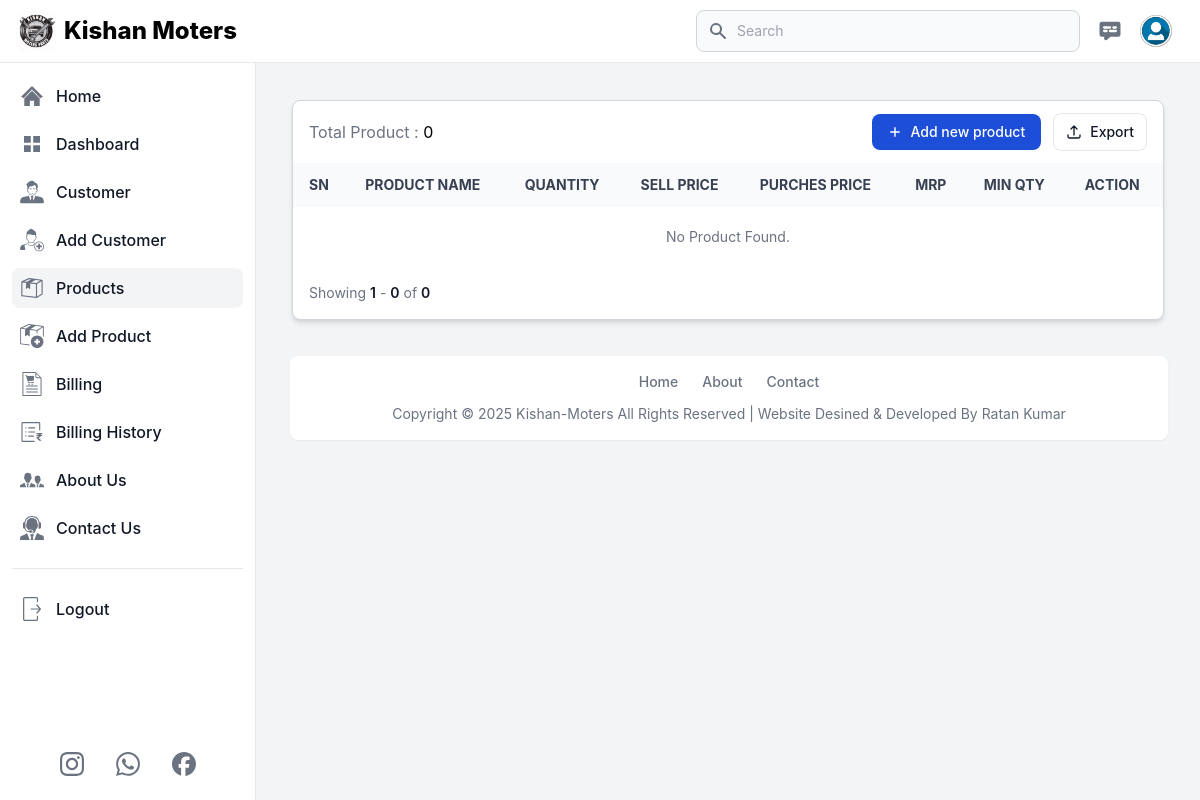
/products (signed in), run on an earlier commit of the app's database.
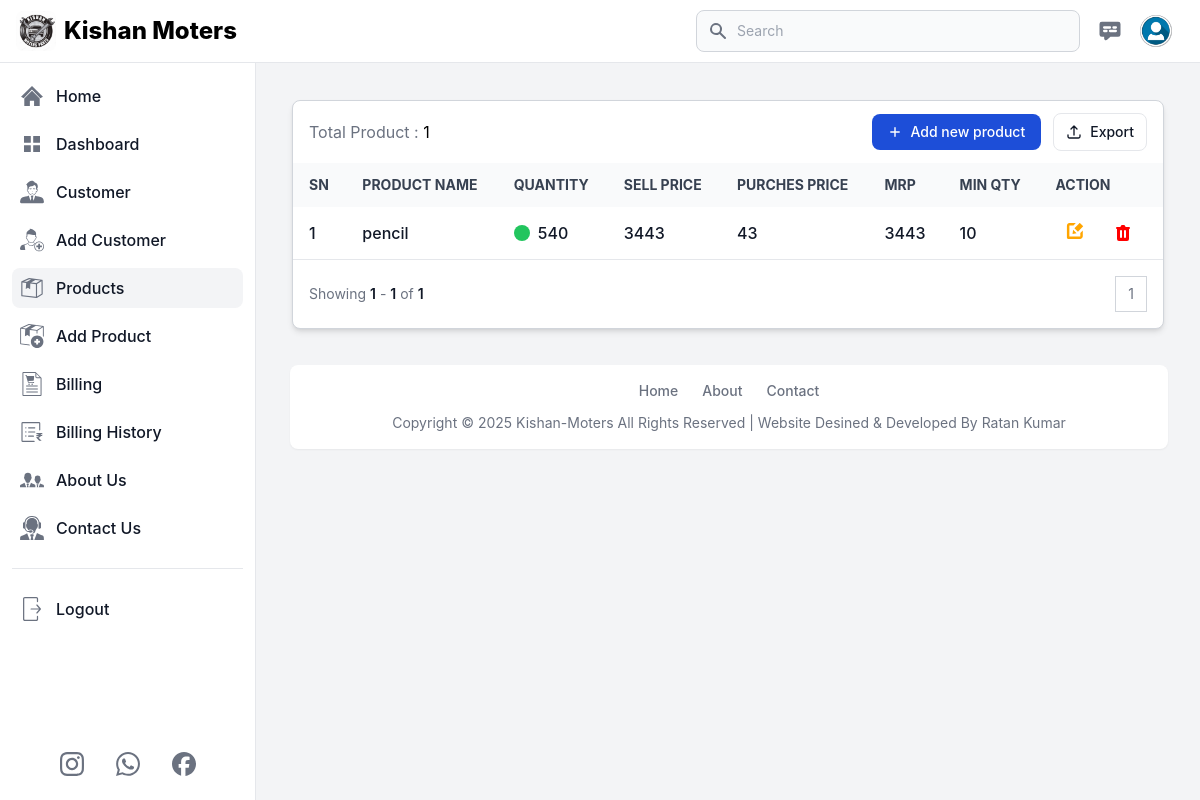
And on a later commit of the database.
### app.py (models this page shows, shortened)
class Products(db.Model):
    id = db.Column(db.Integer, primary_key=True)
    user_id = db.Column(db.Integer, db.ForeignKey('user.id'), nullable=False)
    prod_name = db.Column(db.String(100), nullable=False)
    prod_quantity = db.Column(db.Integer, nullable=False)
    prod_sell_price = db.Column(db.Integer, nullable=False)
    prod_mrp = db.Column(db.Integer, nullable=False)
    prod_buy_price = db.Column(db.Integer, nullable=False)
    prod_min_quantity = db.Column(db.Integer, nullable=False)

### app.py (the view)
@app.route('/products', methods=['GET', 'POST'])
def products():
    if 'email' in session:
        user = User.query.filter_by(email=session['email']).first()
        messages = Contact_us.query.order_by(Contact_us.id.desc()).all()
        page = request.args.get('page', 1, type=int)
        products = Products.query.filter(Products.user_id == user.id).order_by(Products.id.desc()).paginate(page=page, per_page=10)
        total_product = Products.query.filter(Products.user_id == user.id).count()
        return render_template('product.html', title='Products', current_page='products',
                               user=user, products=products, total_product=total_product, min=min, enumerate=enumerate, messages=messages)
    else:
        flash('You need to login first.', 'error')
        return redirect('/login')

### templates/product.html (shortened to what the changed rows need)
{% extends 'layout.html' %}
{% block content %}
<main class="p-4 md:ml-64 h-auto pt-20">
    <div class="m-2 md:m-5 max-w-screen-2xl">
        <div class="relative overflow-hidden bg-white dark:bg-gray-800 rounded-lg shadow-md border border-gray-300 dark:border-gray-700">
            <div
                class="flex flex-col px-4 py-3 space-y-3 lg:flex-row lg:items-center lg:justify-between lg:space-y-0 lg:space-x-4">
                <div class="flex items-center flex-1 space-x-4">
                    <h5>
                        <span class="text-gray-500">Total Product : </span>
                        <span class="dark:text-white">{{total_product}}</span>
                    </h5>
                </div>
            </div>
            <div class="overflow-x-auto">
                <table class="w-full text-sm text-left text-gray-500 dark:text-gray-400">
                    <thead
                        class="text-xs md:text-sm text-gray-700 uppercase bg-gray-50 dark:bg-gray-700 dark:text-gray-400">
                        <tr>
                            <th scope="col" class="px-4 py-3 whitespace-nowrap">SN</th>
                            <th scope="col" class="px-4 py-3 whitespace-nowrap">Product Name</th>
                            <th scope="col" class="px-4 py-3 whitespace-nowrap">Quantity</th>
                            <th scope="col" class="px-4 py-3 whitespace-nowrap">Sell Price</th>
                            <th scope="col" class="px-4 py-3 whitespace-nowrap">Purches Price</th>
                            <th scope="col" class="px-4 py-3 whitespace-nowrap">MRP</th>
                            <th scope="col" class="px-4 py-3 whitespace-nowrap">Min Qty</th>
                            <th scope="col" class="px-4 py-3 whitespace-nowrap">Action</th>
                        </tr>
                    </thead>
                    <tbody>
                        {% if products.items %}
                            {% for index, product in enumerate(products.items, start=(products.page - 1) * products.per_page + 1) %}
                            <tr class="border-b text-base dark:border-gray-600 hover:bg-gray-100 dark:hover:bg-gray-700">
                                <td class="px-4 py-2 font-medium text-gray-900 whitespace-nowrap dark:text-white">
                                    <div class="flex items-center">
                                        {{ index}}
                                    </div>
                                </td>
                                <th scope="row"
                                    class="px-4 py-2 font-medium text-gray-900 whitespace-nowrap dark:text-white">
                                    <div class="flex items-center">
                                        {{product.prod_name}}
                                    </div>
                                </th>
                                <td class="px-4 py-2 font-medium text-gray-900 whitespace-nowrap dark:text-white">
                                    <div class="flex items-center">
                                        <div class="inline-block w-4 h-4 mr-2 {%if product.prod_quantity>product.prod_min_quantity%} bg-green-500 {% else %} bg-red-500 {% endif %} rounded-full"></div>
                                        {{product.prod_quantity}}
                                    </div>
                                </td>
                                <td class="px-4 py-2 font-medium text-gray-900 whitespace-nowrap dark:text-white">
                                    <div class="flex items-center">
                                        {{product.prod_sell_price}}
                                    </div>
                                </td>
                                <td class="px-4 py-2 font-medium text-gray-900 whitespace-nowrap dark:text-white">
                                    <div class="flex items-center">
                                        {{product.prod_mrp}}
                                    </div>
                                </td>
                                <td class="px-4 py-2 font-medium text-gray-900 whitespace-nowrap dark:text-white">
                                    <div class="flex items-center">
                                        {{product.prod_buy_price}}
                                    </div>
                                </td>
                                <td class="px-4 py-2 font-medium text-gray-900 whitespace-nowrap dark:text-white">
                                    <div class="flex items-center">
                                        {{product.prod_min_quantity}}
                                    </div>
                                </td>
                                <td class="px-4 py-2 font-medium text-gray-900 whitespace-nowrap dark:text-white flex">
                                    <div class="mr-2 p-2 hover:bg-slate-800 hover:rounded-md">
                                        <a href="{{ url_for('edit_product', id=product.id)}}">
                                            <button class="flex justify-center items-center">
                                            </button>
                                        </a>
                                    </div>
                                    <div class="flex justify-center p-2 hover:bg-slate-800 hover:rounded-md">
                                        <button  id="deleteButton-{{ product.id }}" data-modal-target="deleteModal-{{ product.id }}"
                                            data-modal-toggle="deleteModal-{{ product.id }}">
                                        </button>
                                    </div>
                                </td>
                            </tr>
                            {% endfor %}
                        {% else %}
                            <tr>
                                <td colspan="8" class="text-center p-5">No Product Found.</td>
                            </tr>
                        {% endif %}
                    </tbody>
                </table>
            </div>
            <nav class="flex flex-col items-start justify-between p-4 space-y-3 md:flex-row md:items-center md:space-y-0"
                aria-label="Table navigation">
                <span class="text-sm font-normal text-gray-500 dark:text-gray-400">
                    Showing
                    <span class="font-semibold text-gray-900 dark:text-white">{{ products.page * products.per_page - products.per_page + 1 }}</span>
                    -
                    <span class="font-semibold text-gray-900 dark:text-white">{{ min(products.page * products.per_page, total_product) }}</span>
                    of
                    <span class="font-semibold text-gray-900 dark:text-white">{{ total_product }}</span>
                </span>
                <ul class="inline-flex items-stretch -space-x-px">
                    {% for num in products.iter_pages(left_edge=1, right_edge=1, left_current=2, right_current=2) %}
                        {% if num %}
                            <li>
                                <a href="#"
                                    class="flex items-center justify-center px-3 py-2 text-sm leading-tight text-gray-500 bg-white border border-gray-300 hover:bg-gray-100 hover:text-gray-700 dark:bg-gray-800 dark:border-gray-700 dark:text-gray-400 dark:hover:bg-gray-700 dark:hover:text-white">{{ num }}</a>
                            </li>
                        {% else %}
                            <li>
                                <a href="#"
                                    class="flex items-center justify-center px-3 py-2 text-sm leading-tight text-gray-500 bg-white border border-gray-300 hover:bg-gray-100 hover:text-gray-700 dark:bg-gray-800 dark:border-gray-700 dark:text-gray-400 dark:hover:bg-gray-700 dark:hover:text-white">...</a>
                            </li>
                        {% endif %}
                    {% endfor %}
                </ul>
            </nav>
        </div>
    </div>
</main>
{% endblock %}

What changed in the data, as far as the page shows it:
added Products: index "1", prod_name "pencil", prod_quantity "540", prod_sell_price "3443", prod_mrp "43", prod_buy_price "3443", prod_min_quantity "10"
Also different on the page:
{{ total_product }}: "0" → "1"
{{ min(products.page * products.per_page, total_product) }}: "0" → "1"
new list line: "1"
text no longer shown: "No Product Found."
